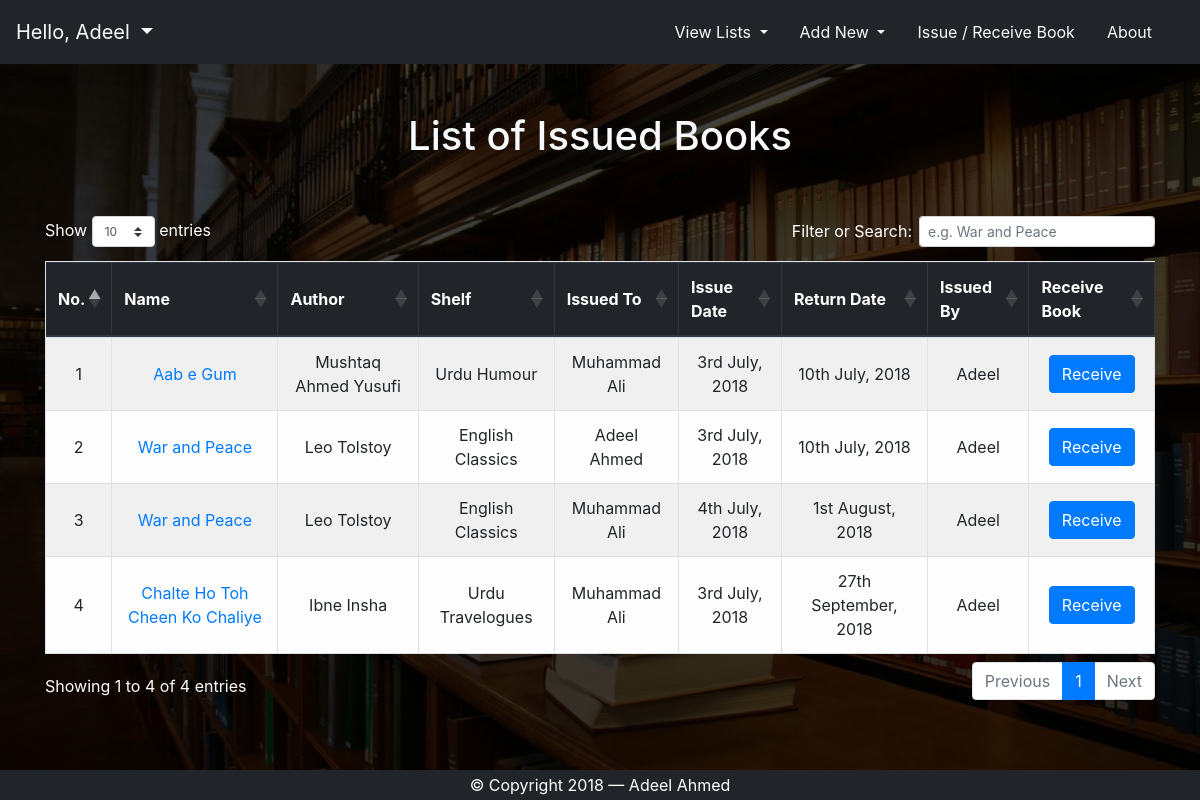
The page /issued-books-listing.php (signed in) on the database its author committed.
### tables this page shows
CREATE TABLE IF NOT EXISTS `issued` (
  `id` int(11) NOT NULL AUTO_INCREMENT,
  `book_id` int(11) NOT NULL,
  `book_name` varchar(255) NOT NULL,
  `author` varchar(255) NOT NULL,
  `shelf` varchar(255) NOT NULL,
  `issued_to` varchar(255) NOT NULL,
  `issued_to_cnic` varchar(15) NOT NULL,
  `issue_date` date NOT NULL,
  `return_date` date NOT NULL,
  `issued_by` varchar(255) NOT NULL,
  PRIMARY KEY (`id`)
);

### controllers/Issued_Books_Listing.php (the view, shortened to what this page needs)
<?php
$connection = BooksDatabaseConnection::ConnectTo_BooksDatabase();
$queryIssuedBooks = $connection->prepare('SELECT COUNT(*) FROM issued');
$queryIssuedBooks->execute();
if ($queryIssuedBooks->fetchColumn() > 0)
{
    $queryIssuedBooks = $connection->prepare('SELECT * FROM issued');
    $queryIssuedBooks->execute();
    $queryIssuedBooks = $queryIssuedBooks->fetchAll(PDO::FETCH_NUM);
    echo '<table id="issued-books-table" class="table table-light table-striped table-bordered table-responsive-sm table-hover text-center">';
        echo "
            <thead class='thead-dark'>
                <th scope='col'>No.</th>
                <th scope='col'>Name</th>
                <th scope='col'>Author</th>
                <th scope='col'>Shelf</th>
                <th scope='col'>Issued To</th>
                <th scope='col'>Issue Date</th>
                <th scope='col'>Return Date</th>
                <th scope='col'>Issued By</th>
                <th scope='col'>Receive Book</th>
            </thead>
            <tbody>
        ";
    $num = 1;
    foreach($queryIssuedBooks as $issuedBook)
    {
        echo "\n    <tr>";
        for($i = 1; $i <= 10; $i++)
        {
            switch($i)
            {
                case 1:
                    echo "\n        <td>$num</td>";
                    $num++;
                    break;
                case 2:
                    echo "\n        <td><a href='view-book?name=".urlencode($issuedBook[$i])."'>$issuedBook[$i]</a></td>";
                    break;
                case 6:
                    continue;
                    break;
                case 7:
                    echo "\n        <td>".date('jS F, Y', strtotime($issuedBook[$i]))."</td>";
                    break;
                case 8:
                    echo "\n        <td>".date('jS F, Y', strtotime($issuedBook[$i]))."</td>";
                    break;
                case 10:
                    echo "\n        <td><a class='btn btn-primary' href='issue-receive-book?receive=1&name=".urlencode($issuedBook[2])."&member=".urlencode($issuedBook[6])."'>Receive</a></td>";
                    break;
                default:
                    echo "\n        <td>$issuedBook[$i]</td>";
                    break;
            }
        }
        echo "\n    </tr>";
    }
    echo "\n    </tbody>";
    echo "\n</table>\n";
}
else{
    echo "<br/><br/><br/><br/><br/>";
    echo "<h3 class='text-light'>You haven't issued any book yet. Click on 'Issue / Receive Book' to start issuing members now.</h4>";
}
?>

### core/css/logged-in-style.css (style rules this page uses)
html { position: relative; min-height: 100%; }
body { min-height: 100%; background: linear-gradient(rgba(0, 0, 0, 0.75), rgba(0, 0, 0, 0.75)), url('../../images/library1.jpg') center no-repeat fixed; background-size: cover; margin-bottom: 60px; }

### rows shown on the page
issued: num "1", book_name "Aab e Gum", author "Mushtaq Ahmed Yusufi", shelf "Urdu Humour", issued_to "Muhammad Ali", issue_date "3rd July, 2018", return_date "10th July, 2018", issued_by "Adeel"
issued: num "2", book_name "War and Peace", author "Leo Tolstoy", shelf "English Classics", issued_to "Adeel Ahmed", issue_date "3rd July, 2018", return_date "10th July, 2018", issued_by "Adeel"
issued: num "3", book_name "War and Peace", author "Leo Tolstoy", shelf "English Classics", issued_to "Muhammad Ali", issue_date "4th July, 2018", return_date "1st August, 2018", issued_by "Adeel"
issued: num "4", book_name "Chalte Ho Toh Cheen Ko Chaliye", author "Ibne Insha", shelf "Urdu Travelogues", issued_to "Muhammad Ali", issue_date "3rd July, 2018", return_date "27th September, 2018", issued_by "Adeel"

### other values the page prints
$_SESSION["user_name"] "Adeel"
